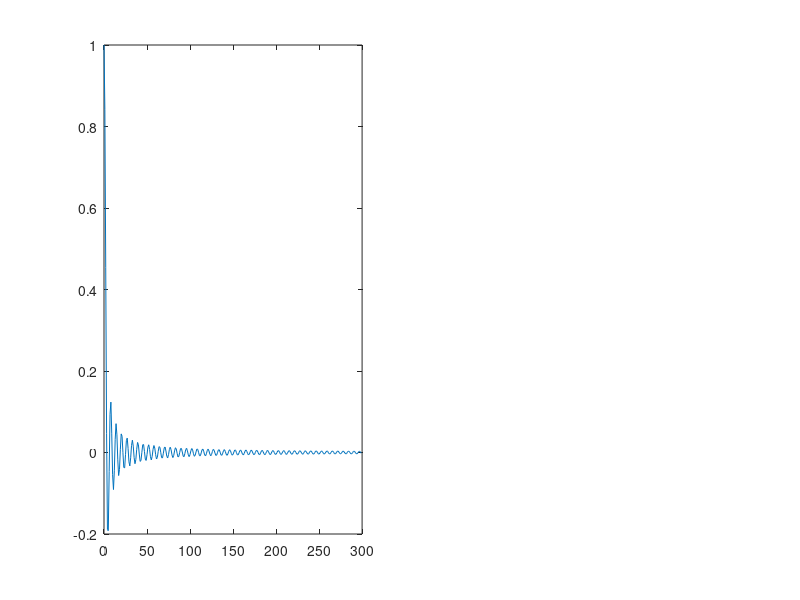

Recreate this plot in MATLAB. (Note: this script raises an error after producing the figure.)
clc,clear;
M = 300;
r = [1,2,0.5,1.5,2/3];
for i= 1:5
    figure(i);
    d = 1/r(i);
    l = 0:d:M-d;
    f = sin(l)./l;
    f(1) = 1;
    subplot(121)
    plot(l,f);
    F = afourier(f,M,d);
    subplot(122)
    plot(l,abs(F));
end


